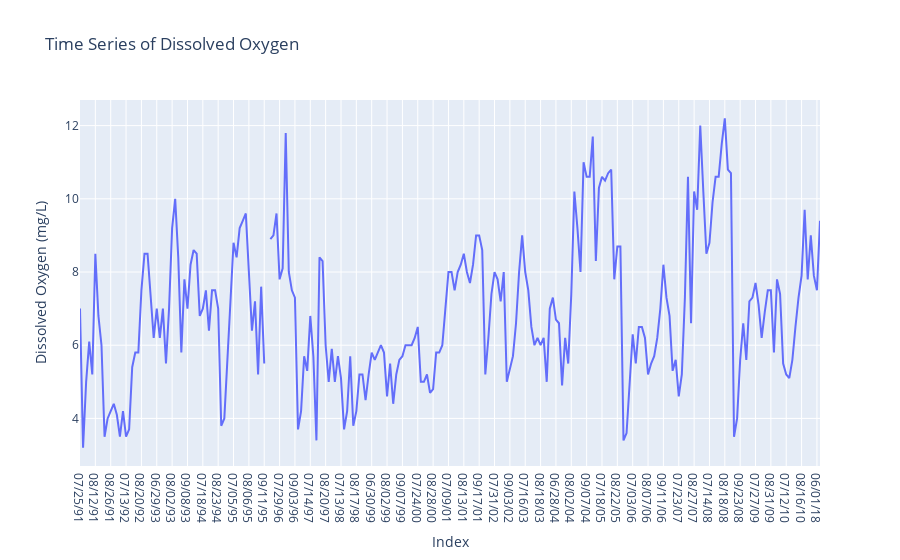

Notebook code cell kept with this figure:
### Code cell
# testers, running
map('surface-do', surface)
time_series(surface)

### Figure 1 — Plotly figure (JSON) as saved in the notebook; plotly's stock layout.template omitted (floating-point values rounded to 4 significant figures; data arrays with more than 128 entries replaced by an {"elided": "..."} marker saying what was removed)
{"data": [{"mode": "lines", "type": "scatter", "x": {"elided": "242 str values"}, "y": {"elided": "4498 float values"}}], "layout": {"title": {"text": "Time Series of Dissolved Oxygen"}, "xaxis": {"title": {"text": "Index"}}, "yaxis": {"title": {"text": "Dissolved Oxygen (mg/L)"}}}}
